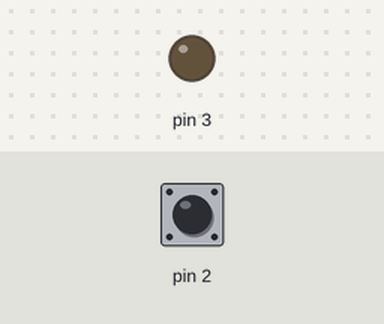
This sketch was run on a simulated Arduino Uno, built with avr-gcc and run on an emulated ATmega328P. Shown: output pins drawn as LEDs (lit = HIGH). Dashed ring = blinking. The test bench sets the inputs (shaded band); at power-on: pin 2 HIGH.

Above: at 1.2 s.
1.3 s: pin 2 pulled LOW for 0.15 s
At 2.4 s:
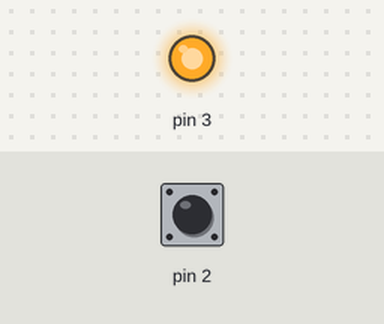
2.9 s: pin 2 pulled LOW for 1 s
At 3.27 s:
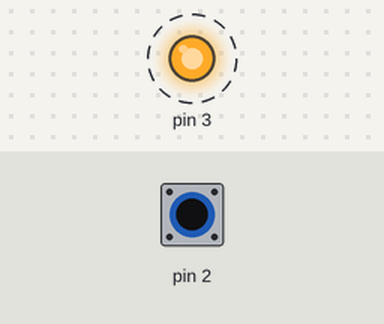
5.9 s: pin 2 pulled LOW for 3.2 s
At 5.9 s:
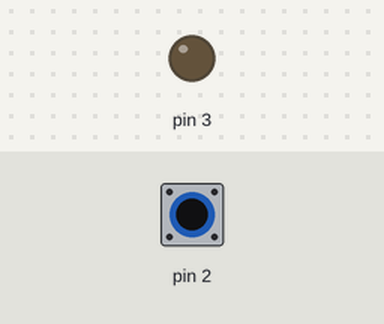
Timing chart, 0 to 8.9 s (numbered marks = the images above; inputs shaded):
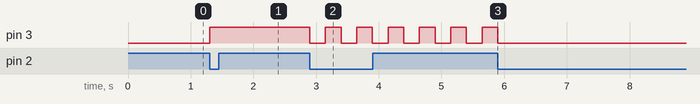

The sketch:

PushButtonChoiceMaster.ino
```cpp
uint8_t ledPin = PIN3;
uint8_t pushButtonPin = PIN2;

const uint32_t LED_INTERVAL_TIME = 250;
uint32_t ledPreviousTime = 0;

uint8_t lastButtonState;
uint8_t currentButtonState;

const uint32_t MAX_OPTIONS = 3;
uint32_t numberOfPresses = 3;

void setup() {
  pinMode(ledPin, OUTPUT);
  pinMode(pushButtonPin, INPUT_PULLUP);
}

void loop() {
  lastButtonState = currentButtonState;
  currentButtonState = digitalRead(pushButtonPin);

  if (lastButtonState == HIGH && currentButtonState == LOW) {
    (numberOfPresses != MAX_OPTIONS) ? numberOfPresses++ : numberOfPresses = 1;
  }

  switch (numberOfPresses) {
    case 1:
      digitalWrite(ledPin, HIGH);
      break;
    case 2:
      blinkLed(ledPin, LED_INTERVAL_TIME, ledPreviousTime);
      break;
    case 3:
      digitalWrite(ledPin, LOW);
      break;
  }
}

void blinkLed(uint8_t pin, uint32_t intervalTime, uint32_t& previousTime) {
  uint32_t currentTime = millis();
  if (currentTime - previousTime >= intervalTime) {
    previousTime = currentTime;
    (digitalRead(pin) == LOW) ? digitalWrite(pin, HIGH) : digitalWrite(pin, LOW);
  }
}
```

Measured:
- after the input at 1.3 s, pin 3: LOW → HIGH at once
- after the input at 2.9 s, pin 3: alternates HIGH for 0.25 s and LOW for 0.25 s, starting at once
- after the input at 5.9 s, pin 3: stops changing and stays LOW
